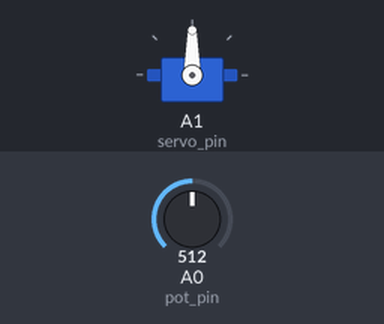
Bench run of a sketch on a simulated Arduino Uno, built with avr-gcc and run on an emulated ATmega328P. Parts: servo. The inputs (shaded band) are chosen by the test bench; at power-on: A0 (pot_pin) = 512.

Above: at 1.2 s.
1.3 s: A0 (pot_pin) set to 716
At 2.4 s:
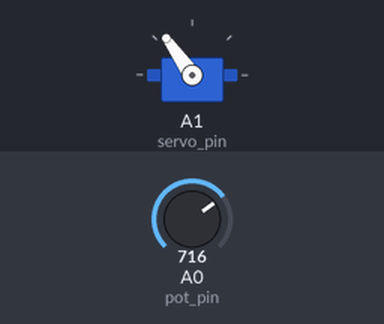
2.8 s: A0 (pot_pin) set to 900
At 3.5 s:
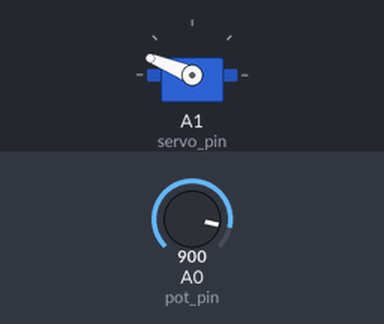
4.3 s: A0 (pot_pin) set to 1023
At 4.6 s:
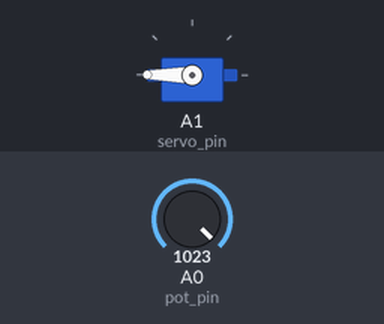
5.8 s: A0 (pot_pin) set to 306
At 7.0 s:
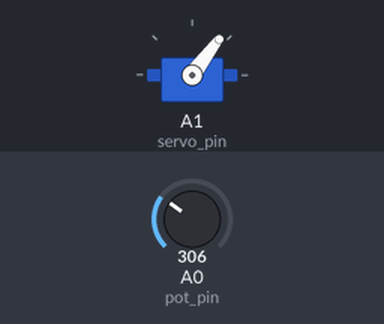
7.3 s: A0 (pot_pin) set to 122
At 8.1 s:
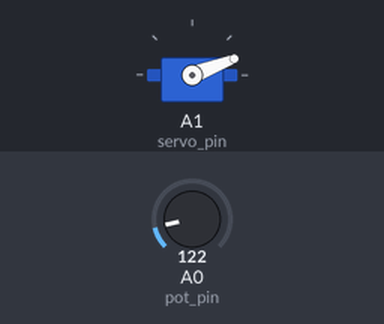
Timing chart, 0 to 9.8 s (numbered marks = the images above; inputs shaded):
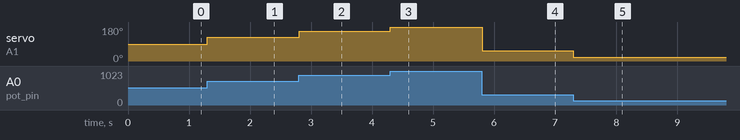

The sketch:

ServoControlWithPot.ino
```cpp
#include <Servo.h>
Servo servo_motor;
#define pot_pin A0
#define servo_pin A1
int potValue=0,potMap=0;

void setup()
{
  pinMode(pot_pin,INPUT);
  servo_motor.attach(servo_pin);

}

void loop()
{
  potValue=analogRead(pot_pin);
  potMap=map(potValue, 0 , 1023, 0 , 180);
  servo_motor.write(potMap);
  delay(3);

}
```

Measured:
- after the input at 1.3 s, servo on A1 (servo_pin): 90° → 125° at once
- after the input at 2.8 s, servo on A1 (servo_pin): 125° → 158° at once
- after the input at 4.3 s, servo on A1 (servo_pin): 158° → 180° at once
- after the input at 5.8 s, servo on A1 (servo_pin): 180° → 53° at once
- after the input at 7.3 s, servo on A1 (servo_pin): 53° → 21° at once
